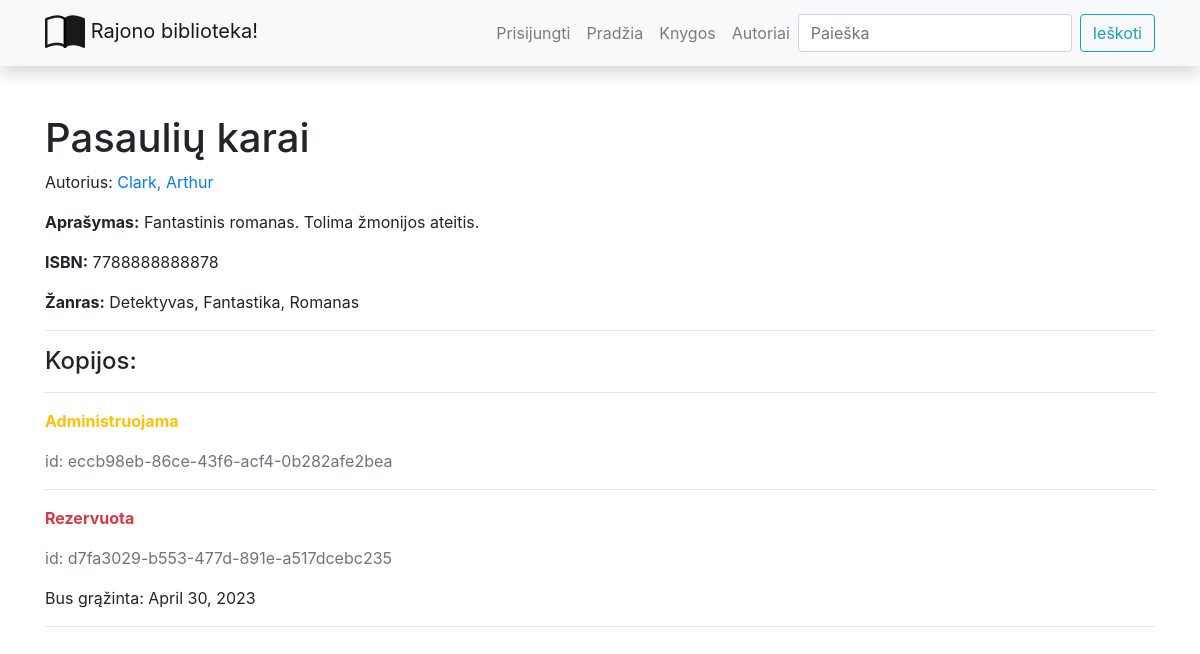
The page /library/books/1 on the database its author committed.
### library/models.py (models this page shows, shortened)
class Book(models.Model):
    title = models.CharField("Pavadinimas", max_length=200)
    summary = models.TextField("Aprašymas", max_length=1000, help_text="Trumpas knygos aprašymas")
    isbn = models.CharField("ISBN",
                            max_length=13,
                            help_text="13 simbolių <a href='https://www.isbn-international.org/"
                                      "content/what-isbn'>ISBN kodas</a>")
    author_id = models.ForeignKey(Author, on_delete=models.SET_NULL, null=True, related_name='books_rn')
    genre_id = models.ManyToManyField("Genre", help_text="Išrinkite žanrą/us šiai knygai")
    cover = models.ImageField("Viršelis", upload_to="covers", null=True)
    def display_genre(self):
        return ', '.join([genre.name for genre in self.genre_id.all()][:3])
    display_genre.short_description = 'Žanras'

class Author(models.Model):
    first_name = models.CharField("Vardas", max_length=100)
    last_name = models.CharField("Pavardė", max_length=100)
    description = models.TextField("Aprašymas", max_length=2000, default="Žinomas autorius")
    class Meta:
        ordering = ['last_name', 'first_name']
    def __str__(self):
        return f"{self.last_name}, {self.first_name}"
    def display_books(self):
        return ', '.join(book.title for book in self.books_rn.all()[:3])
    display_books.short_description = "Autoriaus knygos"

class Genre(models.Model):
    name = models.CharField("Žanro pavadinimas", max_length=50, help_text="Įveskite žanrą")
    class Meta:
        verbose_name = "Žanras"
        verbose_name_plural = "Žanrai"
    def __str__(self):
        return f"{self.name}"

class BookInstance(models.Model):
    id = models.UUIDField(primary_key=True, default=uuid.uuid4, help_text="Unikalus ID leidinio kopijai")
    due_back = models.DateField("Bus prieinama", null=True, blank=True)
    LOAN_STATUS = (
        ('a', 'Administruojama'),
        ('p', 'Paimta'),
        ('g', 'Galima paimti'),
        ('r', 'Rezervuota')
    )
    status = models.CharField(
        "Statusas",
        max_length=1,
        choices=LOAN_STATUS,
        blank=True,
        default='a',
        help_text="Leidinio kopijos statusas"
    )
    book_id = models.ForeignKey(Book, on_delete=models.SET_NULL, null=True)
    class Meta:
        ordering = ['due_back']

### library/views.py (the view)
# urls.py: path("books/<int:pk>", views.BookDetailView.as_view(), name='book-detail_n'),
class BookDetailView(generic.DetailView):
    model = Book
    context_object_name = 'book'  # šios eilutės nereikia, kontexto kintamasis taip pavadinamas
    template_name = "book_detail.html"

### library/templates/book_detail.html
{% extends "base.html" %} {% block content %}
<h1>{{ book.title }}</h1>
<p>
    Autorius:
    <a href="{% url 'author_n' book.author_id.id %}">{{ book.author_id }}</a>
</p>
<p><strong>Aprašymas:</strong> {{ book.summary }}</p>
<p><strong>ISBN:</strong> {{ book.isbn }}</p>
<p><strong>Žanras:</strong> {{ book.genre_id.all|join:", " }}</p>
<hr/>
<div>
    <h4>Kopijos:</h4>
    <hr/>
    {% for bookinst_obj in book.bookinstance_set.all %}
    <p class="{% if bookinst_obj.status == 'a' %}text-warning{% elif bookinst_obj.status == 'g' %}text-success {% else %}text-danger{% endif %}">
      <strong>{{ bookinst_obj.get_status_display }}</strong>
    </p>
    <p class="text-muted">id: {{ bookinst_obj.id }}</p>
    {% if bookinst_obj.status != 'a' %}
    <p>Bus grąžinta: {{ bookinst_obj.due_back }}</p>
    {% endif %}
    <hr/>
    {% endfor %}
</div>
{% endblock %}

### rows shown on the page
Book: title "Pasaulių karai", author_id "Clark, Arthur", summary "Fantastinis romanas. Tolima žmonijos ateitis.", isbn "7788888888878", genre_id.all "Detektyvas, Fantastika, Romanas"
BookInstance: status "Administruojama", id "eccb98eb-86ce-43f6-acf4-0b282afe2bea"
BookInstance: status "Rezervuota", id "d7fa3029-b553-477d-891e-a517dcebc235", due_back "April 30, 2023"
